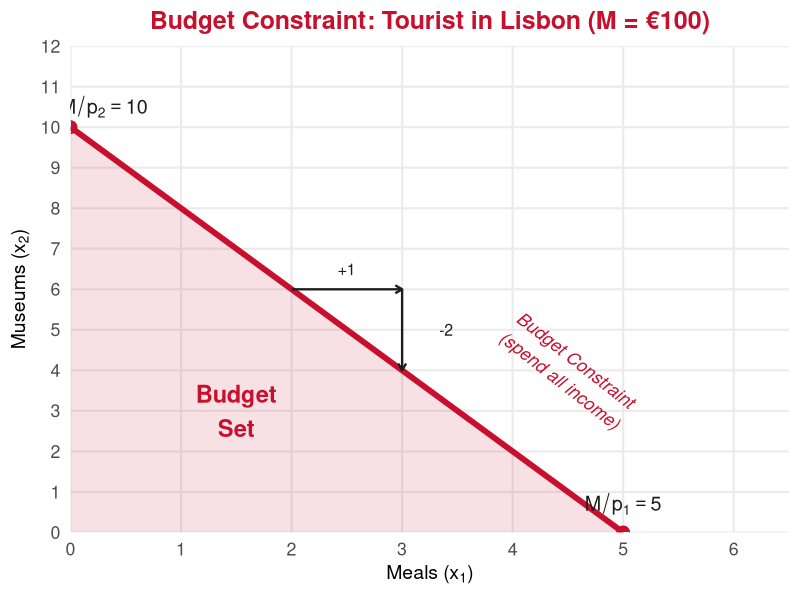
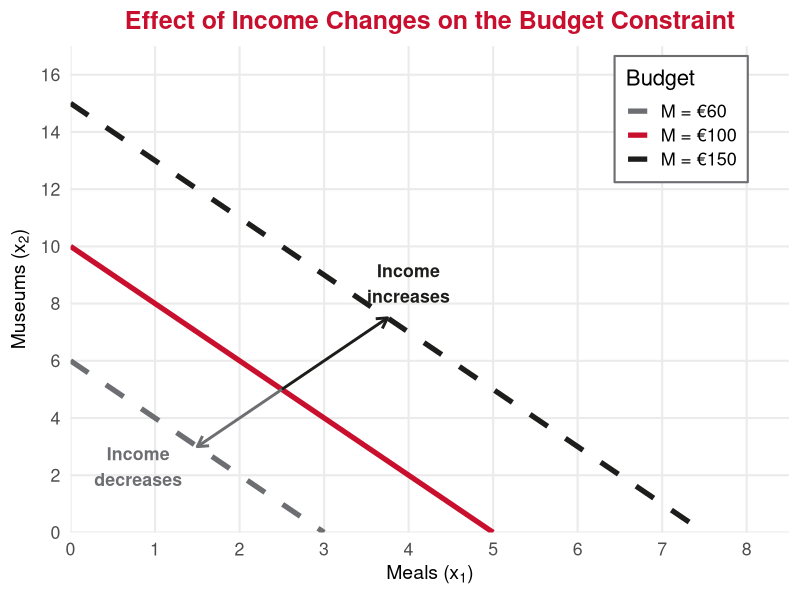
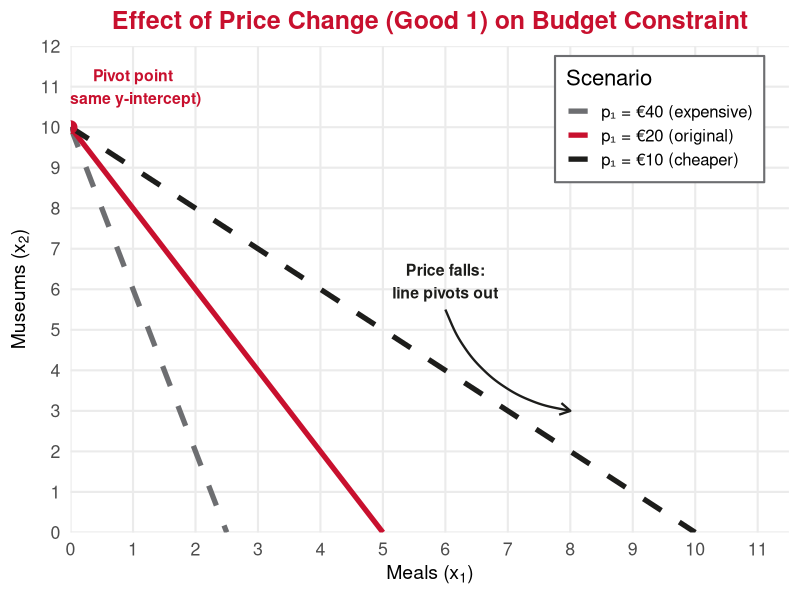

Reproduce these figures in R, in order.
## ---- chunk 1
#| echo: false
#| message: false
#| warning: false

library(ggplot2)
library(dplyr)
library(tidyverse)

# Define UE brand colors
ue_red <- "#C8102E"
ue_black <- "#1D1D1B"
ue_gray <- "#6D6E71"
ue_white <- "#FFFFFF"
## ---- chunk 2
#| echo: false
#| warning: false
#| fig-width: 11
#| fig-height: 5.5
#| fig-align: center

# Budget constraint: 20*x1 + 10*x2 = 100
# x2 = 10 - 2*x1

df_bc <- data.frame(x1 = c(0, 5), x2 = c(10, 0))

ggplot(df_bc, aes(x = x1, y = x2)) +
  geom_line(color = ue_red, linewidth = 2) +
  geom_ribbon(aes(ymin = 0, ymax = x2), fill = ue_red, alpha = 0.12) +
  geom_point(size = 4, color = ue_red) +
  # Intercept labels
  annotate("text", x = 0.3, y = 10.5, label = "M / p[2] == 10", parse = TRUE,
           size = 5, color = ue_black, fontface = "bold") +
  annotate("text", x = 5, y = 0.7, label = "M / p[1] == 5", parse = TRUE,
           size = 5, color = ue_black, fontface = "bold") +
  # Budget set label
  annotate("text", x = 1.5, y = 3, label = "Budget\nSet", size = 6,
           color = ue_red, fontface = "bold") +
  # Budget line label
  annotate("text", x = 4.5, y = 4, label = "Budget Constraint\n(spend all income)",
           size = 4.5, color = ue_red, fontface = "italic", angle = -38) +
  # Slope annotation
  annotate("segment", x = 2, y = 6, xend = 3, yend = 6,
           arrow = arrow(length = unit(0.2, "cm")), color = ue_black, linewidth = 0.8) +
  annotate("segment", x = 3, y = 6, xend = 3, yend = 4,
           arrow = arrow(length = unit(0.2, "cm")), color = ue_black, linewidth = 0.8) +
  annotate("text", x = 2.5, y = 6.5, label = "+1", size = 4, color = ue_black) +
  annotate("text", x = 3.4, y = 5, label = "-2", size = 4, color = ue_black) +
  scale_x_continuous(breaks = 0:6, limits = c(0, 6.5), expand = c(0, 0)) +
  scale_y_continuous(breaks = 0:12, limits = c(0, 12), expand = c(0, 0)) +
  labs(x = expression("Meals (" * x[1] * ")"),
       y = expression("Museums (" * x[2] * ")"),
       title = "Budget Constraint: Tourist in Lisbon (M = €100)") +
  theme_minimal(base_size = 16) +
  theme(
    plot.title = element_text(color = ue_red, face = "bold", hjust = 0.5, size = 18),
    axis.title = element_text(face = "bold", size = 14),
    panel.grid.minor = element_blank()
  )
## ---- chunk 3
#| echo: false
#| warning: false
#| fig-width: 11
#| fig-height: 5
#| fig-align: center

df_bc1 <- data.frame(x1 = c(0, 5), x2 = c(10, 0), budget = "M = €100")
df_bc2 <- data.frame(x1 = c(0, 7.5), x2 = c(15, 0), budget = "M = €150")
df_bc3 <- data.frame(x1 = c(0, 3), x2 = c(6, 0), budget = "M = €60")

df_all <- bind_rows(df_bc1, df_bc2, df_bc3)
df_all$budget <- factor(df_all$budget, levels = c("M = €60", "M = €100", "M = €150"))

ggplot(df_all, aes(x = x1, y = x2, color = budget, linetype = budget)) +
  geom_line(linewidth = 1.8) +
  scale_color_manual(values = c(ue_gray, ue_red, ue_black)) +
  scale_linetype_manual(values = c("dashed", "solid", "dashed")) +
  annotate("segment", x = 2.5, y = 5, xend = 3.75, yend = 7.5,
           arrow = arrow(length = unit(0.3, "cm")), color = ue_black, linewidth = 1) +
  annotate("text", x = 4, y = 8.7, label = "Income\nincreases", size = 4.5,
           color = ue_black, fontface = "bold") +
  annotate("segment", x = 2.5, y = 5, xend = 1.5, yend = 3,
           arrow = arrow(length = unit(0.3, "cm")), color = ue_gray, linewidth = 1) +
  annotate("text", x = 0.8, y = 2.3, label = "Income\ndecreases", size = 4.5,
           color = ue_gray, fontface = "bold") +
  scale_x_continuous(breaks = 0:8, limits = c(0, 8.5), expand = c(0, 0)) +
  scale_y_continuous(breaks = seq(0, 16, 2), limits = c(0, 17), expand = c(0, 0)) +
  labs(x = expression("Meals (" * x[1] * ")"),
       y = expression("Museums (" * x[2] * ")"),
       title = "Effect of Income Changes on the Budget Constraint",
       color = "Budget", linetype = "Budget") +
  theme_minimal(base_size = 16) +
  theme(
    plot.title = element_text(color = ue_red, face = "bold", hjust = 0.5, size = 18),
    axis.title = element_text(face = "bold", size = 14),
    legend.position = c(0.85, 0.85),
    legend.background = element_rect(fill = "white", color = ue_gray),
    legend.text = element_text(size = 13),
    panel.grid.minor = element_blank()
  )
## ---- chunk 4
#| echo: false
#| warning: false
#| fig-width: 11
#| fig-height: 5
#| fig-align: center

df_p1 <- data.frame(x1 = c(0, 5), x2 = c(10, 0), price = "p₁ = €20 (original)")
df_p2 <- data.frame(x1 = c(0, 10), x2 = c(10, 0), price = "p₁ = €10 (cheaper)")
df_p3 <- data.frame(x1 = c(0, 2.5), x2 = c(10, 0), price = "p₁ = €40 (expensive)")

df_prices <- bind_rows(df_p1, df_p2, df_p3)
df_prices$price <- factor(df_prices$price,
                           levels = c("p₁ = €40 (expensive)", "p₁ = €20 (original)", "p₁ = €10 (cheaper)"))

ggplot(df_prices, aes(x = x1, y = x2, color = price, linetype = price)) +
  geom_line(linewidth = 1.8) +
  scale_color_manual(values = c(ue_gray, ue_red, ue_black)) +
  scale_linetype_manual(values = c("dashed", "solid", "dashed")) +
  geom_point(data = data.frame(x1 = 0, x2 = 10), aes(x = x1, y = x2),
             color = ue_red, size = 4, inherit.aes = FALSE) +
  annotate("text", x = 1, y = 11, label = "Pivot point\n(same y-intercept)",
           size = 4, color = ue_red, fontface = "bold") +
  annotate("curve", x = 6, y = 5.5, xend = 8, yend = 3,
           arrow = arrow(length = unit(0.3, "cm")), color = ue_black,
           curvature = 0.3, linewidth = 0.8) +
  annotate("text", x = 6, y = 6.2, label = "Price falls:\nline pivots out",
           size = 4, color = ue_black, fontface = "bold") +
  scale_x_continuous(breaks = 0:11, limits = c(0, 11.5), expand = c(0, 0)) +
  scale_y_continuous(breaks = 0:12, limits = c(0, 12), expand = c(0, 0)) +
  labs(x = expression("Meals (" * x[1] * ")"),
       y = expression("Museums (" * x[2] * ")"),
       title = "Effect of Price Change (Good 1) on Budget Constraint",
       color = "Scenario", linetype = "Scenario") +
  theme_minimal(base_size = 16) +
  theme(
    plot.title = element_text(color = ue_red, face = "bold", hjust = 0.5, size = 18),
    axis.title = element_text(face = "bold", size = 14),
    legend.position = c(0.82, 0.85),
    legend.background = element_rect(fill = "white", color = ue_gray),
    legend.text = element_text(size = 12),
    panel.grid.minor = element_blank()
  )
